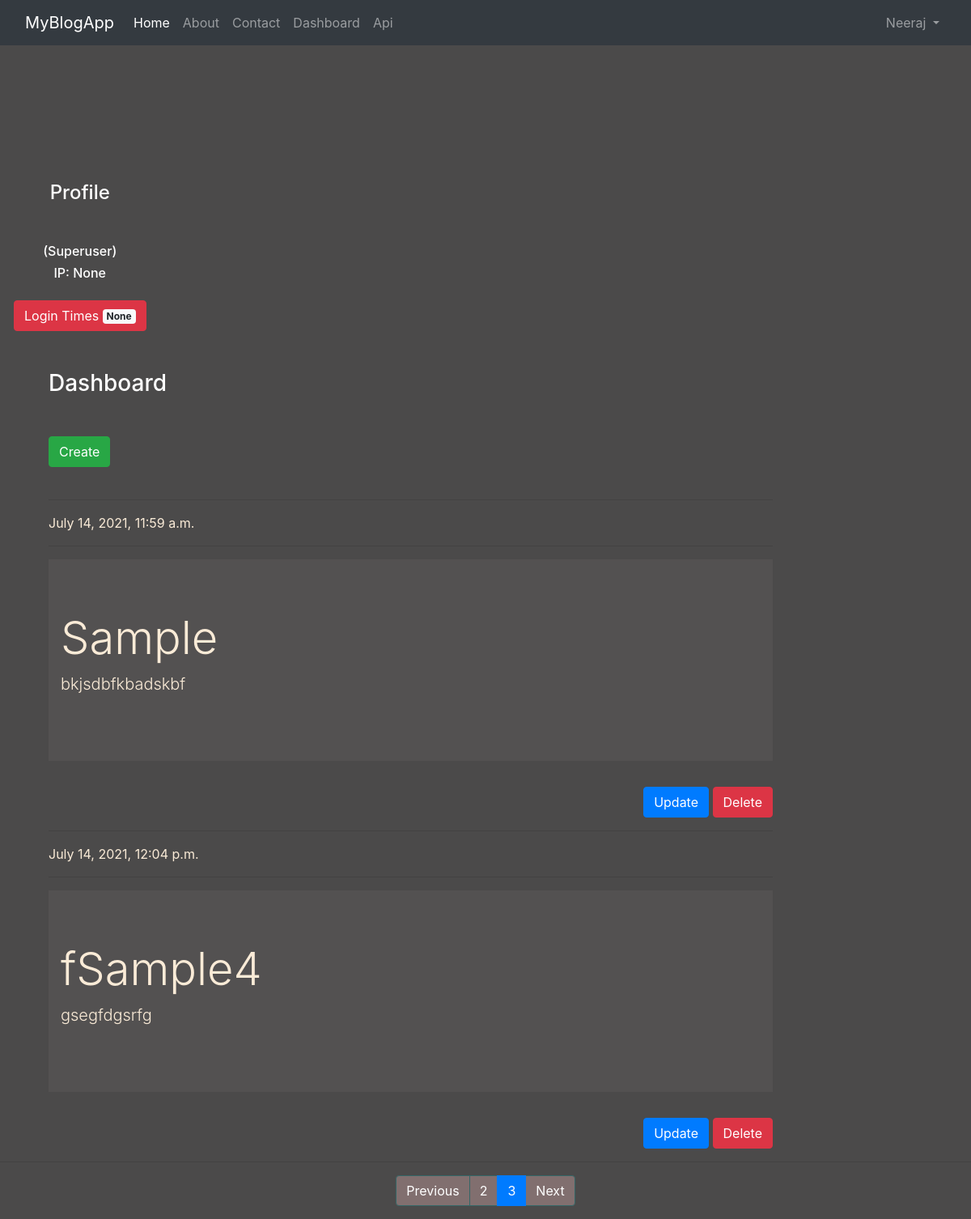
The app's page /dashboard/?page=3 (signed in) with its own data.
### app/models.py (models this page shows, shortened)
class Blog(models.Model):
    title = models.CharField(max_length=50)
    slug = models.SlugField(max_length=50, null=None, unique=True)
    desc = models.TextField()
    date = models.DateTimeField(default=datetime.today)
    creator = models.CharField(max_length=50)

### app/views.py (the view)
# urls.py: path('dashboard/',views.dashboard, name='dashboard'),
@login_required
def dashboard(request):
    if request.user.is_staff:
            blog = Blog.objects.all().order_by('id')
            paginator = Paginator(blog, 2)
            page_num = request.GET.get('page')
            page_obj = paginator.get_page(page_num)
    else:
        blog = Blog.objects.filter(creator=request.user).all().order_by('id')
        paginator = Paginator(blog, 2)
        page_num = request.GET.get('page')
        page_obj = paginator.get_page(page_num)
    user = request.user
    group = request.user.groups.all()
    ip = request.session.get('ip',0)
    full_name = user.get_full_name()
    login_count = cache.get('count', version=user.pk)
    return render(request, 'app/dashboard.html', {'blogs':page_obj, 'groups':group, 'ip':ip, 'fullname':full_name, 'ct':login_count})

### app/templates/app/dashboard.html (shortened to what this page needs)
{% extends "app/base.html" %}
{% block side %}
    <div class="clo-sm-2 text-white mx-3 text-center"><br><br><br><br><br>
        <h4 class='my-5'>Profile</h4>
        {% if request.user.is_superuser %}
            <h6>(Superuser)</h6>
        {% elif request.user.is_staff %}
            <h6>(Staff)</h6>
        {% else %}
            {% for group in groups %}
            <h6>({{group.name}})</h6>
            {% endfor %}
        {% endif %}
        <h6>IP: {{ip}}</h6>
        <button type='button' class='btn btn-danger mt-3'>Login Times <span class='badge badge-light'>{{ct}}</span></button>
    </div>
{% endblock side %}
{% block content %}
    <div class="col-sm-10">
        <h3 class="text-white my-5">Dashboard</h3>
        <a href="{% url 'createblog' %}" class="btn btn-success">Create</a>
        <br><br>
        {% for blog in blogs %}
        <hr>
        <div>
            {{blog.date}}
        </div>
        <hr>
        <div class="jumbotron jumbotron-fluid jumbo-color">
            <div class="container">
                <h1 class="display-4">{{blog.title}}</h1>
                <p class="lead">{{blog.desc}}</p>
            </div>
        </div>
        <div class="text-right">
            <a href="{% url 'editblog' blog.id blog.slug %}" class="btn btn-primary">Update</a>
            <a href="{% url 'deleteblog' blog.id blog.slug%}" class="btn btn-danger">Delete</a> <br>
         </div>
        {% endfor %}
    </div>
{% endblock content %}
{% block page %}
<hr>
{% include 'app/pagination.html' %}
{% endblock page %}

### app/templates/app/navbar.html (shortened to what this page needs)
<nav class="navbar navbar-expand-lg navbar-dark bg-dark">
  <a class="navbar-brand" href="{% url 'home' %}">MyBlogApp</a>
  <div class="collapse navbar-collapse" id="navbarNavAltMarkup">
    <div class="collapse navbar-collapse" id="navbarNavAltMarkup">
      <div class="navbar-nav">
        <a class="nav-link active" aria-current="page" href="{% url 'home' %}">Home</a>
        <a class="nav-link " href="{% url 'about' %}">About</a>
        <a class="nav-link" href="{% url 'contact' %}">Contact</a>
        <a class="nav-link" href="{% url 'dashboard' %}">Dashboard</a>
        {% if request.user.is_staff %}
        <a class="nav-link" href="http://127.0.0.1:8000/api/">Api</a>
        {% endif %}
      </div>
    </div>
    <div class="navbar-nav">
      <div class="nav-item dropdown">
        {% if request.user.is_authenticated %}
          {% if user is request.user %}
          <a class="nav-link dropdown-toggle" href="{% url 'home' %}" id="navbarDropdown" role="button" data-toggle="dropdown" aria-haspopup="true" aria-expanded="false">
            {{user|capfirst}}
          </a>
          {% endif %}
        {% else %}
          <a class="nav-link active" href="{% url 'userlogin' %}">Login/Signup</a>
        {% endif %}
      </div>
    </div>
  </div>
</nav>

### app/static/app/css/style.css (style rules this page uses)
body { background-color: rgb(75, 74, 74); color: antiquewhite; }
.jumbo-color { background-color: rgb(83, 81, 81); }

### records on screen
Blog: date "July 14, 2021, 11:59 a.m.", title "Sample", desc "bkjsdbfkbadskbf"
Blog: date "July 14, 2021, 12:04 p.m.", title "fSample4", desc "gsegfdgsrfg"

### other values on screen
{{ user|capfirst }} "Neeraj"
{{ ip }} "None"
{{ ct }} "None"
{{ blogs.previous_page_number }} "2"
{{ blogs.number }} "3"
